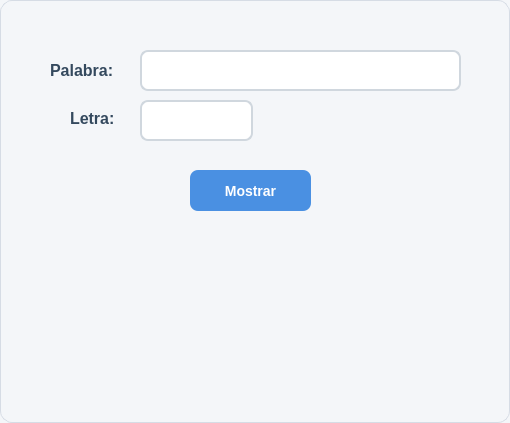
<?xml version="1.0" encoding="UTF-8"?>
<ui version="4.0">
 <class>DialogoEjercicio16</class>
 <widget class="QDialog" name="DialogoEjercicio16">
  <property name="geometry">
   <rect>
    <x>0</x>
    <y>0</y>
    <width>510</width>
    <height>423</height>
   </rect>
  </property>
  <property name="windowTitle">
   <string>Dialog</string>
  </property>
  <property name="styleSheet">
   <string notr="true">/* =========================
   ESTILO GENERAL DEL DIALOG
   ========================= */
QDialog {
    background-color: #f4f6f9;
    border: 1px solid #d6dce5;
    border-radius: 12px;
    font-family: &quot;Segoe UI&quot;;
    font-size: 14px;
    color: #2c3e50;
}

/* =========================
   LABELS
   ========================= */
QLabel {
    color: #34495e;
    font-weight: 500;
    background: transparent;
}

/* =========================
   CAMPOS DE TEXTO
   ========================= */
QLineEdit {
    background-color: #ffffff;
    border: 2px solid #d0d7de;
    border-radius: 8px;
    padding: 8px 10px;
    color: #2c3e50;
    selection-background-color: #4a90e2;
    selection-color: white;
}

/* Cuando el usuario selecciona el campo */
QLineEdit:focus {
    border: 2px solid #4a90e2;
    background-color: #ffffff;
}

/* Campo deshabilitado */
QLineEdit:disabled {
    background-color: #ecf0f1;
    color: #95a5a6;
    border: 2px solid #dfe6e9;
}

/* =========================
   BOTONES
   ========================= */
QPushButton {
    background-color: #4a90e2;
    color: white;
    border: none;
    border-radius: 8px;
    padding: 8px 16px;
    font-size: 14px;
    font-weight: 600;
}

/* Hover */
QPushButton:hover {
    background-color: #357abd;
}

/* Click */
QPushButton:pressed {
    background-color: #2f6da3;
    padding-top: 9px;
    padding-bottom: 7px;
}

/* Botón deshabilitado */
QPushButton:disabled {
    background-color: #bdc3c7;
    color: #ecf0f1;
}

/* =========================
   TOOLTIP OPCIONAL
   ========================= */
QToolTip {
    background-color: #2c3e50;
    color: white;
    border: 1px solid #4a90e2;
    padding: 5px;
    border-radius: 6px;
}</string>
  </property>
  <widget class="QLabel" name="label">
   <property name="geometry">
    <rect>
     <x>50</x>
     <y>60</y>
     <width>81</width>
     <height>21</height>
    </rect>
   </property>
   <property name="font">
    <font>
     <pointsize>12</pointsize>
     <weight>62</weight>
     <bold>true</bold>
    </font>
   </property>
   <property name="text">
    <string>Palabra:</string>
   </property>
  </widget>
  <widget class="QLabel" name="label_2">
   <property name="geometry">
    <rect>
     <x>70</x>
     <y>110</y>
     <width>61</width>
     <height>16</height>
    </rect>
   </property>
   <property name="font">
    <font>
     <pointsize>12</pointsize>
     <weight>62</weight>
     <bold>true</bold>
    </font>
   </property>
   <property name="text">
    <string>Letra:</string>
   </property>
  </widget>
  <widget class="QLineEdit" name="txt_palabra">
   <property name="geometry">
    <rect>
     <x>140</x>
     <y>50</y>
     <width>321</width>
     <height>41</height>
    </rect>
   </property>
   <property name="font">
    <font>
     <pointsize>10</pointsize>
     <weight>75</weight>
     <bold>true</bold>
    </font>
   </property>
  </widget>
  <widget class="QLineEdit" name="txt_letra">
   <property name="geometry">
    <rect>
     <x>140</x>
     <y>100</y>
     <width>113</width>
     <height>41</height>
    </rect>
   </property>
   <property name="font">
    <font>
     <pointsize>10</pointsize>
     <weight>75</weight>
     <bold>true</bold>
    </font>
   </property>
  </widget>
  <widget class="QLabel" name="lbl_muestra">
   <property name="geometry">
    <rect>
     <x>30</x>
     <y>270</y>
     <width>451</width>
     <height>61</height>
    </rect>
   </property>
   <property name="font">
    <font>
     <pointsize>8</pointsize>
     <weight>62</weight>
     <bold>true</bold>
    </font>
   </property>
   <property name="text">
    <string/>
   </property>
   <property name="alignment">
    <set>Qt::AlignCenter</set>
   </property>
  </widget>
  <widget class="QPushButton" name="btn_mostrar">
   <property name="geometry">
    <rect>
     <x>190</x>
     <y>170</y>
     <width>121</width>
     <height>41</height>
    </rect>
   </property>
   <property name="text">
    <string>Mostrar</string>
   </property>
  </widget>
 </widget>
 <resources/>
 <connections/>
</ui>
